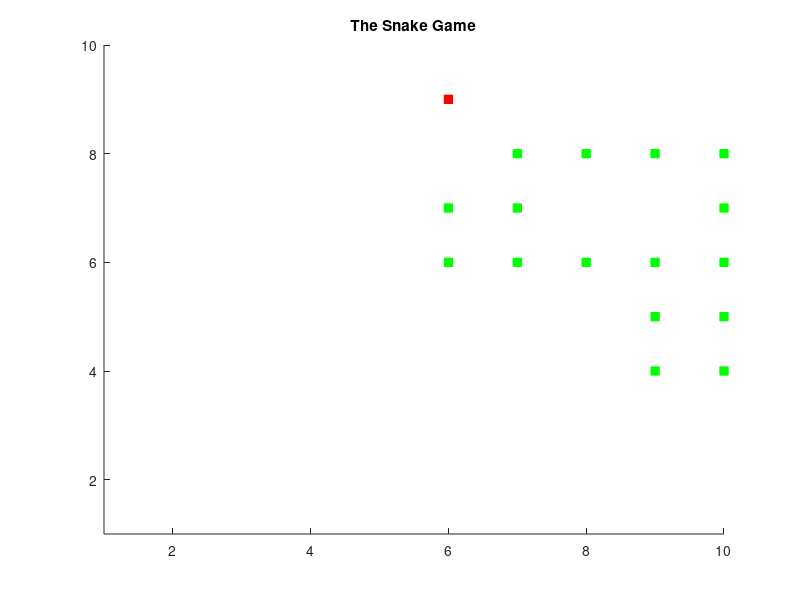

Reproduce this figure in MATLAB.
% 
function Snake_Game
    gridsize = 10;
    figure;
    axis([1 gridsize 1 gridsize]);
    hold on;
    title('The Snake Game');
    
    % Starting positions
    snake = [2, 5; 3, 5; 4, 5]; % Initial snake position
    apple = [5,8];
    
    
    apple = [randi(gridsize), randi(gridsize)]; % Initial apple position
    
    % Plot initial snake and apple
    snakePlot = plot(snake(:, 1), snake(:, 2), 'gs', 'MarkerFaceColor', 'g');
    applePlot = plot(apple(1), apple(2), 'rs', 'MarkerFaceColor', 'r');
    

    % Game loop
    while true
        % Get the current head of the snake
        head = snake(end, :);
        

        % Choose the direction to move
        direction = chooseDirection(head, apple, snake, gridsize);
        
        % Calculate the new head position
        newhead = head + direction;
        
        % Check for game over conditions
        if newhead(1) < 1 || newhead(1) > gridsize || newhead(2) < 1 || newhead(2) > gridsize
            msgbox('HIT THE WALL');
            break;
        end
        
        if ismember(newhead, snake, 'rows')
            msgbox('SELF DESTRUCTION');
            break;
        end
        
        % Makes snake grow when eats the apple
        if isequal(newhead, apple)
            % Grow the snake
            snake = [snake; newhead];
            % Generates another apple
            apple = [randi(gridsize), randi(gridsize)];
        else
            % Move the snake forward
            snake = [snake(2:end, :); newhead];
        end
        
        % Update plot
        set(snakePlot, 'XData', snake(:, 1), 'YData', snake(:, 2));
        set(applePlot, 'XData', apple(1), 'YData', apple(2));
        
        % Speed of snake
        pause(0.20);
    end
end


% How the snake moves
function direction = chooseDirection(head, apple, snake, gridsize)
    % Possible directions: right, left, up, down
    directions = [0, 1; 0, -1; -1, 0; 1, 0];
    
    bestDirection = [0, 0];
    minDistance = inf;
    
    % Where to go
    for i = 1:size(directions, 1)
        newHead = head + directions(i, :);
        


        % Make sure snake head is in boundaries also not hitting itself
        if newHead(1) >= 1 && newHead(1) <= gridsize && ...
           newHead(2) >= 1 && newHead(2) <= gridsize && ...
           ~ismember(newHead, snake, 'rows')
           
            % Calculate the distance to the apple
            distance = norm(newHead - apple);
            
            % Choose shortest distance
            if distance < minDistance
                minDistance = distance;
                bestDirection = directions(i, :);
            end
        end
    end
    
    direction = bestDirection;
end
